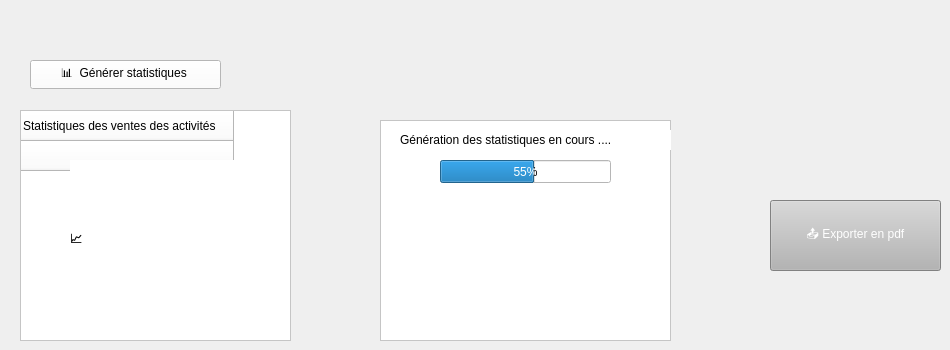
        <widget class="QWidget" name="tab_12">
         <attribute name="title">
          <string>Statistiques et export PDF</string>
         </attribute>
         <widget class="QPushButton" name="pushButton_14">
          <property name="geometry">
           <rect>
            <x>770</x>
            <y>200</y>
            <width>171</width>
            <height>71</height>
           </rect>
          </property>
          <property name="styleSheet">
           <string notr="true"> background-color: rgb(180, 180, 180);
font: 10pt &quot;Segoe UI&quot;;
color: rgb(255, 255, 255);</string>
          </property>
          <property name="text">
           <string>📤 Exporter en pdf</string>
          </property>
         </widget>
         <widget class="QTableWidget" name="tableWidget_3">
          <property name="geometry">
           <rect>
            <x>20</x>
            <y>110</y>
            <width>271</width>
            <height>231</height>
           </rect>
          </property>
          <property name="styleSheet">
           <string notr="true">background-color: rgb(255, 255, 255);</string>
          </property>
          <row>
           <property name="text">
            <string>Statistiques des ventes des activités</string>
           </property>
          </row>
          <row>
           <property name="text">
            <string/>
           </property>
          </row>
         </widget>
         <widget class="QLabel" name="label_54">
          <property name="geometry">
           <rect>
            <x>70</x>
            <y>160</y>
            <width>181</width>
            <height>161</height>
           </rect>
          </property>
          <property name="styleSheet">
           <string notr="true">background-color: rgb(255, 255, 255);
font: 72pt &quot;Segoe UI&quot;;</string>
          </property>
          <property name="text">
           <string>&lt;html&gt;&lt;head/&gt;&lt;body&gt;&lt;p&gt;&lt;span style=&quot; font-weight:700;&quot;&gt; 📈&lt;/span&gt;&lt;/p&gt;&lt;/body&gt;&lt;/html&gt;</string>
          </property>
         </widget>
         <widget class="QGraphicsView" name="graphicsView">
          <property name="geometry">
           <rect>
            <x>380</x>
            <y>120</y>
            <width>291</width>
            <height>221</height>
           </rect>
          </property>
          <property name="styleSheet">
           <string notr="true">background-color: rgb(207, 205, 206);
background-color: rgb(255, 255, 255);</string>
          </property>
         </widget>
         <widget class="QLabel" name="label_55">
          <property name="geometry">
           <rect>
            <x>400</x>
            <y>130</y>
            <width>271</width>
            <height>20</height>
           </rect>
          </property>
          <property name="styleSheet">
           <string notr="true">background-color: rgb(200, 200, 200);
background-color: rgb(255, 255, 255);</string>
          </property>
          <property name="text">
           <string>Génération des statistiques en cours ....</string>
          </property>
         </widget>
         <widget class="QProgressBar" name="progressBar_7">
          <property name="geometry">
           <rect>
            <x>440</x>
            <y>160</y>
            <width>171</width>
            <height>23</height>
           </rect>
          </property>
          <property name="styleSheet">
           <string notr="true">background-color: rgb(255, 255, 255);</string>
          </property>
          <property name="value">
           <number>55</number>
          </property>
         </widget>
         <widget class="QPushButton" name="pushButton_15">
          <property name="geometry">
           <rect>
            <x>30</x>
            <y>60</y>
            <width>191</width>
            <height>29</height>
           </rect>
          </property>
          <property name="styleSheet">
           <string notr="true">background-color: rgb(255, 255, 255);</string>
          </property>
          <property name="text">
           <string>📊  Générer statistiques </string>
          </property>
         </widget>
        </widget>
